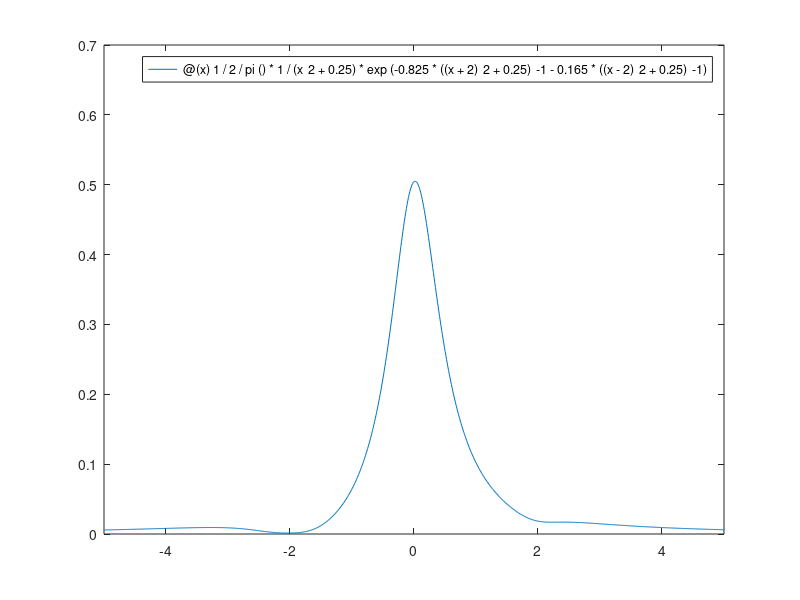

This chart was generated by the following MATLAB code:
%% Cell 1
clc

figure;
%% Cell 2
fun = @(x) 1/2/pi() *1/(x^2 + 0.25) * ...
    exp(-0.825*((x+2)^2+0.25)^-1 -0.165*((x-2)^2+0.25)^-1);
fplot(fun,[-5 5])